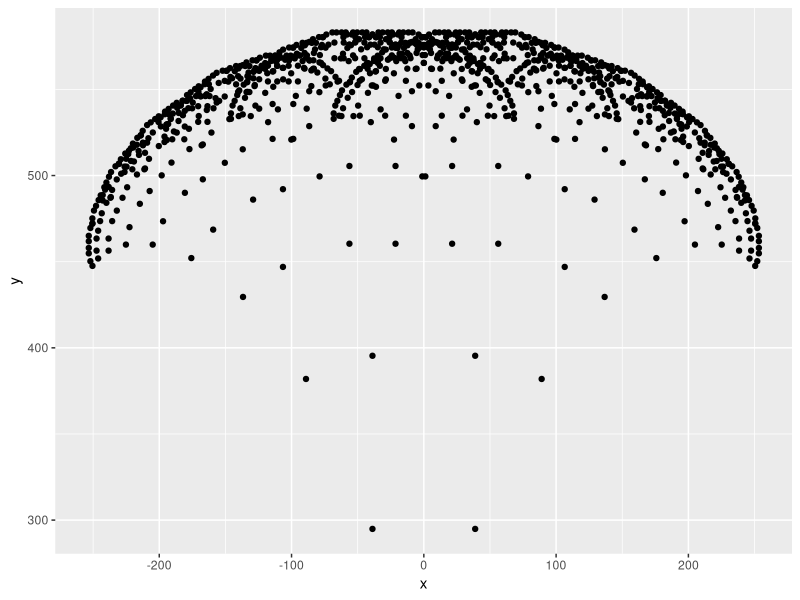

Write the R code that produced this figure.
library(tidyverse)

deg2rad <- function(deg){
  return(deg * pi / 180)
}


trunk <- data.frame(
  x = c(0, 0),
  y = c(0, 150)
)

x_start <- 0
y_start <- 150
coord_index <- 1
coords <- list(
  x = vector("double", 1000),
  y = vector("double", 1000)
)


branch <- function(x, y, a, len) {
  if (len > 5) {
    new_len <- len * 0.67
    
    new_angle <- a + deg2rad(15)
    new_x <- (len * cos(new_angle)) + x
    new_y <- (len * sin(new_angle)) + y
    coords$x[coord_index] <<- new_x
    coords$y[coord_index] <<- new_y
    coord_index <<- coord_index + 1
    
    branch(new_x, new_y, new_angle, new_len)
    
    new_angle <- a - deg2rad(15)
    new_x <- (len * cos(new_angle)) + x
    new_y <- (len * sin(new_angle)) + y
    coords$x[coord_index] <<- new_x
    coords$y[coord_index] <<- new_y
    coord_index <<- coord_index + 1
    
    branch(new_x, new_y, new_angle, new_len)
  }

  return()
}




branch(0, 150, deg2rad(90), 150)
df <- as_tibble(coords) |>
  filter(x != 0)



df %>% 
  ggplot() +
  geom_point(aes(x, y))
